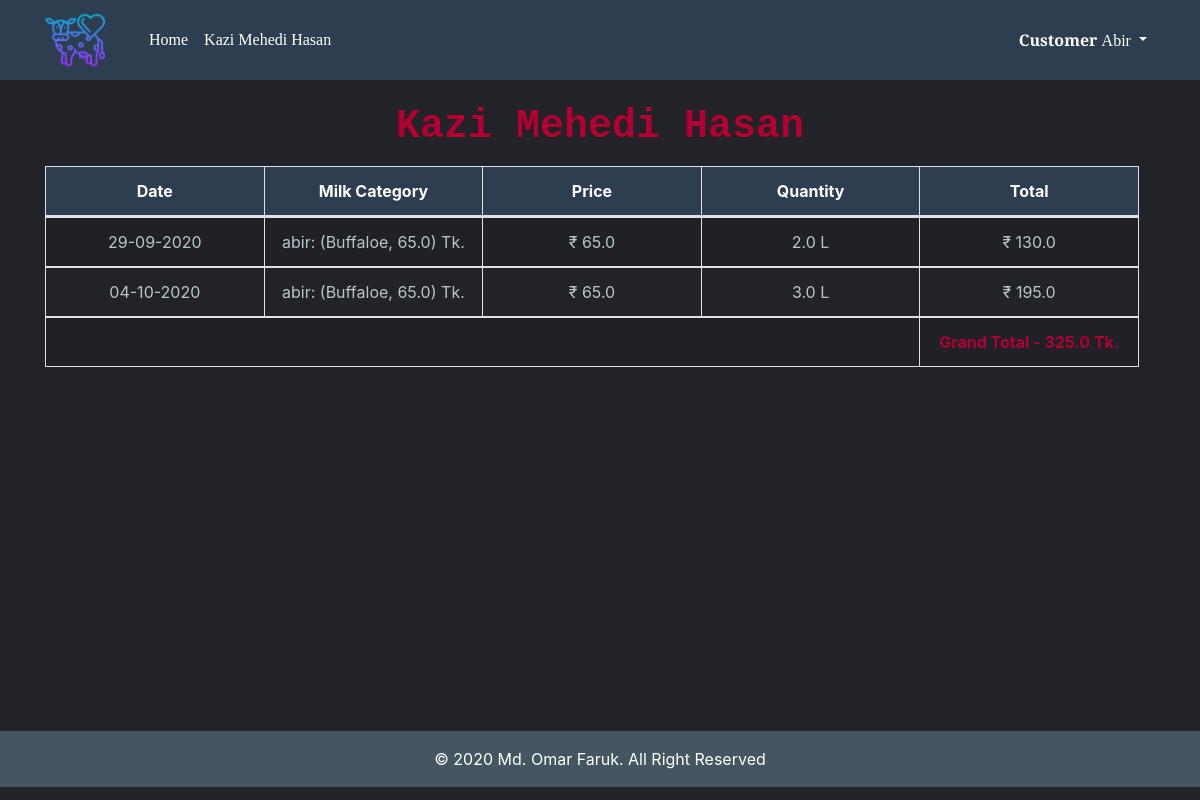
/Customer_page/ (signed in), run on an earlier commit of the app's database.
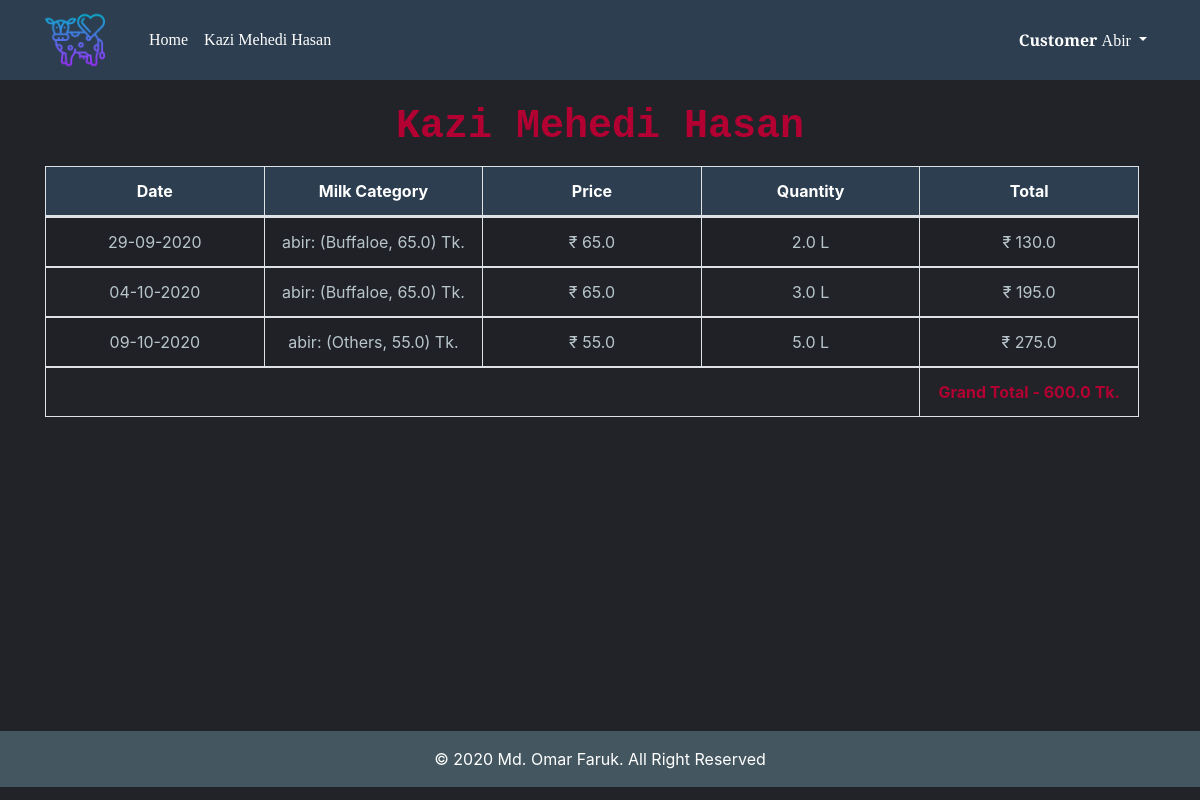
And on a later commit of the database.
### dairyapp/models.py (models this page shows, shortened)
class Customerledger(models.Model):
    related_milk_category = models.ForeignKey(CustomerMilkCategory, related_name="Customerledger", on_delete=models.CASCADE, null=True)
    related_customer = models.ForeignKey(User, related_name='Customerledger', on_delete=models.CASCADE, null=True)
    date = models.CharField(max_length=1000000,db_index=True)
    price = models.FloatField(max_length=1000000,db_index=True,default=0.0)
    quantity = models.FloatField(max_length=1000000,db_index=True,default=0.0)
    total = models.FloatField(max_length=1000000,db_index=True,default=0.0)

class CustomerMilkCategory(models.Model):
    CHOICES1 = (
        ('Cow','Cow'),
        ('Buffaloe','Buffalo'),#buffaloes
        ('Others','Others'),
    )
    animalname= models.CharField(max_length=200,choices=CHOICES1)
    milkprice = models.FloatField(max_length=200, db_index=True)
    related_customer = models.ForeignKey(User, related_name='CustomerMilkCategory', on_delete=models.CASCADE, null=True)
    def __str__(self):
        return f"{self.related_customer}: ({self.animalname}, {self.milkprice})  Tk."

### dairyapp/views.py (the view)
# urls.py: path('Customer_page/',views.Customer_page,name='Customer_page'),
def Customer_page(request):
    print("Username=",request.user)
    print("Userpk=",request.user.pk)
    customer = request.user
    customer_info = models.Customerledger.objects.filter(related_customer = customer)
    alltotal = 0.0
    for i in customer_info:
        alltotal = alltotal+float(i.total)
    print(alltotal)
    for data in customer_info:
        print("Customer Name: ",data.related_customer)
        print("joining Date: ",data.date)
        print("Quantity: ",data.price)
        print("Total: ",data.total)
    return render(request,'Customers/customer.html',{'customer_info':customer_info,'alltotal':alltotal})

### dairyapp/templatetags/custom_tags.py (called while the page is built)
@register.simple_tag(name="multiply")
def multiply(qty, unit_price, *args, **kwargs):
    return qty * unit_price

### templates/Customers/customer.html
{% extends 'base.html' %}
{% load crispy_forms_tags %}
{% load templatetags %}
{% block content %}
<h2 class="vendor_name_heading"><strong>{{ user.first_name }} {{ user.last_name }}</strong></h2>
<div class="table-responsive">
    <table class="table table-bordered table-striped ">
      <thead id="theadthid">
        <tr >
              <th scope="col">Date</th>
              <th scope="col">Milk Category</th>
              <th scope="col">Price</th>
              <th scope="col">Quantity</th>
              <th scope="col">Total</th>
          </tr>
      </thead>
      <tbody id="tbodydata">
        {% for info in customer_info %}
        <tr>
          <td>{{ info.date }}</td>
          <td>{{ info.related_milk_category }}</td>
          <td> ₹ {{ info.price }}</td>
          <td> {{ info.quantity }} L</td>
          <td>₹ {% multiply info.quantity info.price %} </td>
        </tr>
{% endfor %}
<tr>
<td colspan="4"></td>
<td id="totalid"><strong>Grand Total - {{ alltotal }} Tk.</strong></td>
</tr>
        </tbody>
    </table>
</div>
{% endblock %}

What changed in the data, as far as the page shows it:
added Customerledger: date "09-10-2020", related_milk_category "abir: (Others, 55.0) Tk.", price "55.0", quantity "5.0", quantity+price "275.0"
Also different on the page:
{{ alltotal }}: "325.0" → "600.0"
